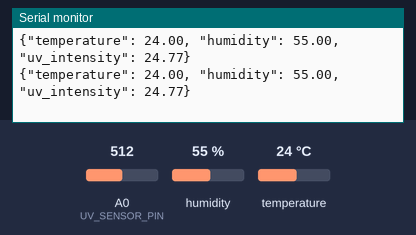
Recording of a sketch running on a simulated Arduino Uno, built with avr-gcc and run on an emulated ATmega328P. On the bench: the last lines printed to the serial monitor. Inputs (shaded band) come from the test bench; at power-on: humidity 55 %, A0 (UV_SENSOR_PIN) = 512, temperature 24 °C.

Above: at 9.8 s.
9.9 s: humidity set to 22 %
At 17.3 s:
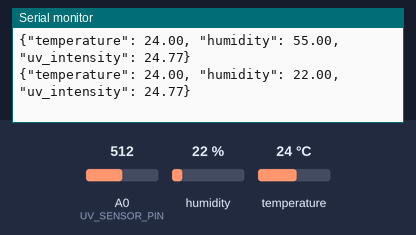
17.9 s: A0 (UV_SENSOR_PIN) set to 716
At 24.1 s:
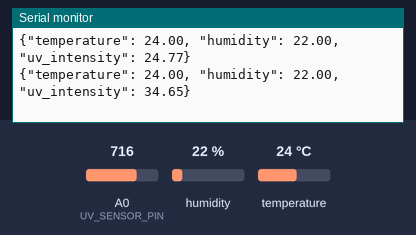
25.9 s: temperature set to 12 °C
At 30.9 s:
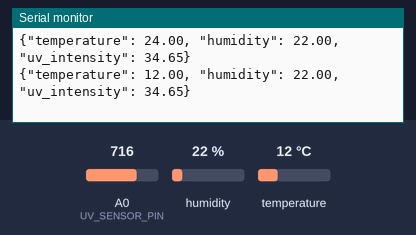
33.9 s: A0 (UV_SENSOR_PIN) set to 900
At 37.7 s:
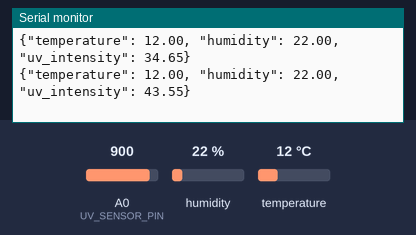
41.9 s: humidity set to 40 %
At 44.5 s:
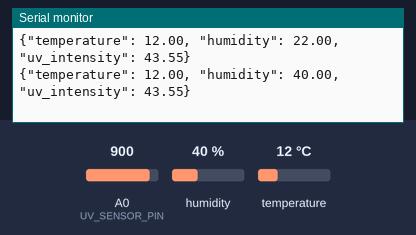
Timing chart, 0 to 46.0 s (numbered marks = the images above; inputs shaded):
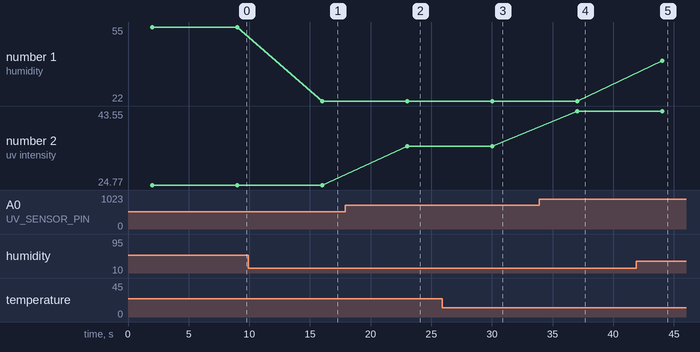

Measured:
- after the input at 9.9 s, the serial monitor: prints a new line after 6.1 s (image 1)
- after the input at 17.9 s, the serial monitor: prints a new line after 5.1 s (image 2)
- after the input at 25.9 s, the serial monitor: prints a new line after 4.1 s (image 3)
- after the input at 33.9 s, the serial monitor: prints a new line after 3.1 s (image 4)
- after the input at 41.9 s, the serial monitor: prints a new line after 2.1 s (image 5)
- plotted number 1: 55 → 22 after the input at 9.9 s, 22 → 40 after the input at 41.9 s
- plotted number 2: 24.77 → 34.65 after the input at 17.9 s, 34.65 → 43.55 after the input at 33.9 s

The sketch:

Getting_Data_from_Dht22_and_Ml8511.ino
```cpp
#include <DHT.h>

#define DHT_PIN 12 // DHT22 sensor is connected to D1 Mini pin D12
#define DHT_TYPE DHT22

#define UV_SENSOR_PIN A0 // ML8511 sensor is connected to analog pin A0

DHT dht(DHT_PIN, DHT_TYPE);

void setup() {
  Serial.begin(115200);
  dht.begin();
}

void loop() {
  delay(2000); // Delay for 2 seconds between readings

  float humidity = dht.readHumidity();
  float temperature = dht.readTemperature(); // in Celsius

  // Read the analog value from the UV sensor
  int uvValue = analogRead(UV_SENSOR_PIN);

  // Convert the analog value to voltage (assuming 3.3V reference)
  float voltage = uvValue * (3.3 / 1023.0);

  // Calculate UV intensity using the sensor's formula (you may need to adjust this based on calibration)
  float uvIntensity = voltage * 15;  // Adjust the constant based on calibration data

  // Print the sensor data in JSON format
  Serial.print("{");
  Serial.print("\"temperature\": ");
  Serial.print(temperature);
  Serial.print(", ");
  Serial.print("\"humidity\": ");
  Serial.print(humidity);
  Serial.print(", ");
  Serial.print("\"uv_intensity\": ");
  Serial.print(uvIntensity);
  Serial.println("}");

  delay(5000); // Delay for 5 seconds before the next reading
}
```
